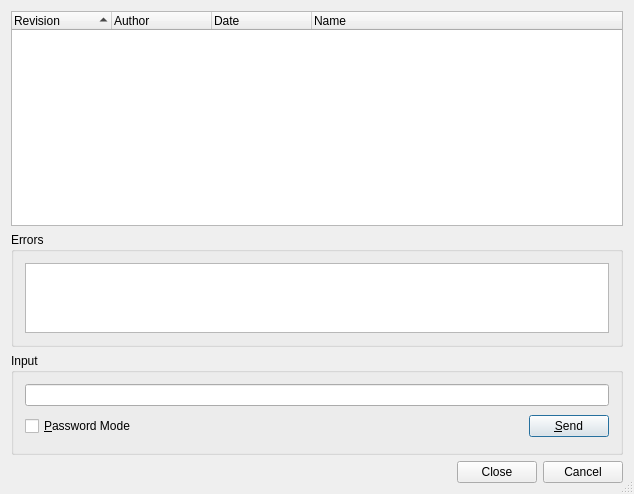
<?xml version="1.0" encoding="UTF-8"?>
<ui version="4.0">
 <class>SvnTagBranchListDialog</class>
 <widget class="QDialog" name="SvnTagBranchListDialog">
  <property name="geometry">
   <rect>
    <x>0</x>
    <y>0</y>
    <width>634</width>
    <height>494</height>
   </rect>
  </property>
  <property name="windowTitle">
   <string>Subversion Tag List</string>
  </property>
  <property name="whatsThis">
   <string>&lt;b&gt;Subversion Tag/Branch List&lt;/b&gt;
&lt;p&gt;This dialog shows a list of the projects tags or branches.&lt;/p&gt;</string>
  </property>
  <property name="sizeGripEnabled">
   <bool>true</bool>
  </property>
  <layout class="QVBoxLayout">
   <item>
    <widget class="QTreeWidget" name="tagList">
     <property name="sizePolicy">
      <sizepolicy hsizetype="Expanding" vsizetype="Expanding">
       <horstretch>0</horstretch>
       <verstretch>2</verstretch>
      </sizepolicy>
     </property>
     <property name="whatsThis">
      <string>&lt;b&gt;Tag/Branches List&lt;/b&gt;
&lt;p&gt;This shows a list of the projects tags or branches.&lt;/p&gt;</string>
     </property>
     <property name="alternatingRowColors">
      <bool>true</bool>
     </property>
     <property name="rootIsDecorated">
      <bool>false</bool>
     </property>
     <property name="itemsExpandable">
      <bool>false</bool>
     </property>
     <property name="sortingEnabled">
      <bool>true</bool>
     </property>
     <column>
      <property name="text">
       <string>Revision</string>
      </property>
     </column>
     <column>
      <property name="text">
       <string>Author</string>
      </property>
     </column>
     <column>
      <property name="text">
       <string>Date</string>
      </property>
     </column>
     <column>
      <property name="text">
       <string>Name</string>
      </property>
     </column>
    </widget>
   </item>
   <item>
    <widget class="QGroupBox" name="errorGroup">
     <property name="sizePolicy">
      <sizepolicy hsizetype="Preferred" vsizetype="Expanding">
       <horstretch>0</horstretch>
       <verstretch>1</verstretch>
      </sizepolicy>
     </property>
     <property name="title">
      <string>Errors</string>
     </property>
     <layout class="QVBoxLayout">
      <item>
       <widget class="QTextEdit" name="errors">
        <property name="readOnly">
         <bool>true</bool>
        </property>
        <property name="acceptRichText">
         <bool>false</bool>
        </property>
       </widget>
      </item>
     </layout>
    </widget>
   </item>
   <item>
    <widget class="QGroupBox" name="inputGroup">
     <property name="title">
      <string>Input</string>
     </property>
     <layout class="QGridLayout">
      <item row="1" column="1">
       <spacer>
        <property name="orientation">
         <enum>Qt::Horizontal</enum>
        </property>
        <property name="sizeType">
         <enum>QSizePolicy::Expanding</enum>
        </property>
        <property name="sizeHint" stdset="0">
         <size>
          <width>327</width>
          <height>29</height>
         </size>
        </property>
       </spacer>
      </item>
      <item row="1" column="2">
       <widget class="QPushButton" name="sendButton">
        <property name="toolTip">
         <string>Press to send the input to the subversion process</string>
        </property>
        <property name="text">
         <string>&amp;Send</string>
        </property>
        <property name="shortcut">
         <string>Alt+S</string>
        </property>
       </widget>
      </item>
      <item row="0" column="0" colspan="3">
       <widget class="QLineEdit" name="input">
        <property name="toolTip">
         <string>Enter data to be sent to the subversion process</string>
        </property>
       </widget>
      </item>
      <item row="1" column="0">
       <widget class="QCheckBox" name="passwordCheckBox">
        <property name="toolTip">
         <string>Select to switch the input field to password mode</string>
        </property>
        <property name="text">
         <string>&amp;Password Mode</string>
        </property>
        <property name="shortcut">
         <string>Alt+P</string>
        </property>
       </widget>
      </item>
     </layout>
    </widget>
   </item>
   <item>
    <widget class="QDialogButtonBox" name="buttonBox">
     <property name="orientation">
      <enum>Qt::Horizontal</enum>
     </property>
     <property name="standardButtons">
      <set>QDialogButtonBox::Cancel|QDialogButtonBox::Close</set>
     </property>
    </widget>
   </item>
  </layout>
 </widget>
 <layoutdefault spacing="6" margin="11"/>
 <pixmapfunction>qPixmapFromMimeSource</pixmapfunction>
 <tabstops>
  <tabstop>tagList</tabstop>
  <tabstop>errors</tabstop>
  <tabstop>input</tabstop>
  <tabstop>passwordCheckBox</tabstop>
  <tabstop>sendButton</tabstop>
  <tabstop>buttonBox</tabstop>
 </tabstops>
 <resources/>
 <connections/>
</ui>
